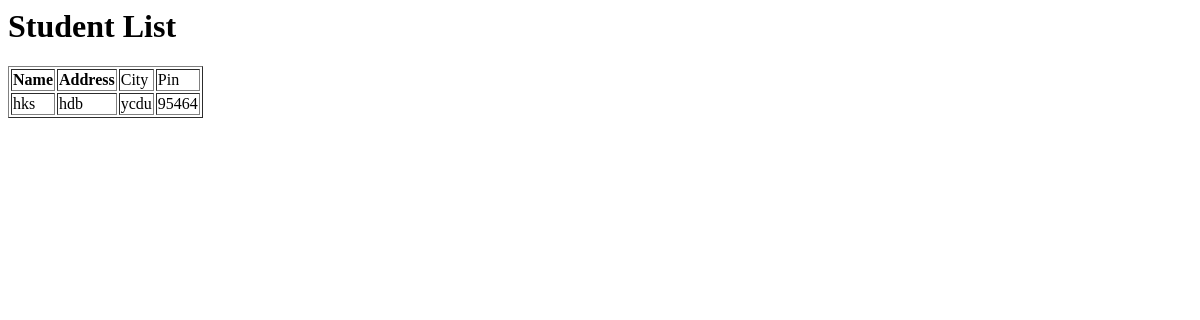
Before: /listStudent with the older database file.
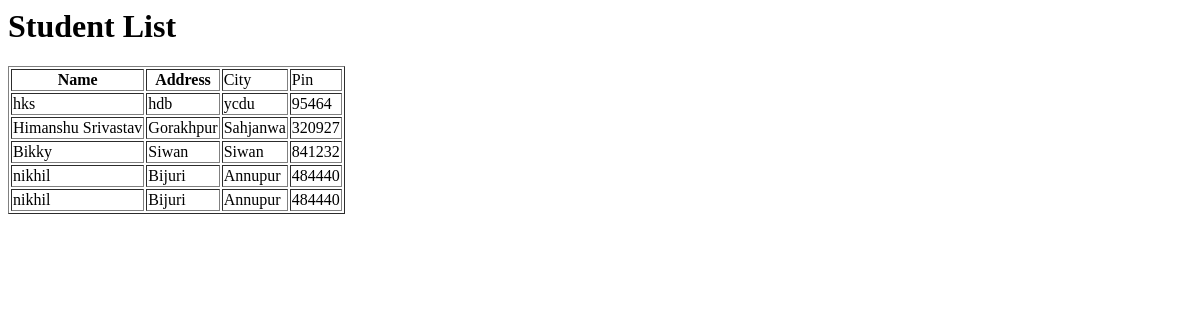
After: the same page with the newer database file.
### tables this page shows
CREATE TABLE student(name TEXT,addr TEXT,city TEXT,pin TEXT);

### route.py (the view)
@app.route("/listStudent")
def list_student():
    conn = sqlite3.connect("mycollege.db")
    conn.row_factory = sqlite3.Row
    cur = conn.cursor()
    cur.execute("select * from student")
    row = cur.fetchall()
    return render_template("view.html", row=row)

### templates/view.html
<h1>Student List</h1>
<table border="dashed">
  <thead>
    <th>Name</th>
    <th>Address</th>
    <td>City</td>
    <td>Pin</td>
  </thead>
  {% for row in row %}
  <tr>
    <td>{{row['name']}}</td>
    <td>{{row['addr']}}</td>
    <td>{{row['city']}}</td>
    <td>{{row['pin']}}</td>
  </tr>
  {% endfor %}
</table>

Changed rows visible on the page:
added student: name "Himanshu Srivastav", addr "Gorakhpur", city "Sahjanwa", pin "320927"
added student: name "Bikky", addr "Siwan", city "Siwan", pin "841232"
added student: name "nikhil", addr "Bijuri", city "Annupur", pin "484440"
added student: name "nikhil", addr "Bijuri", city "Annupur", pin "484440"
